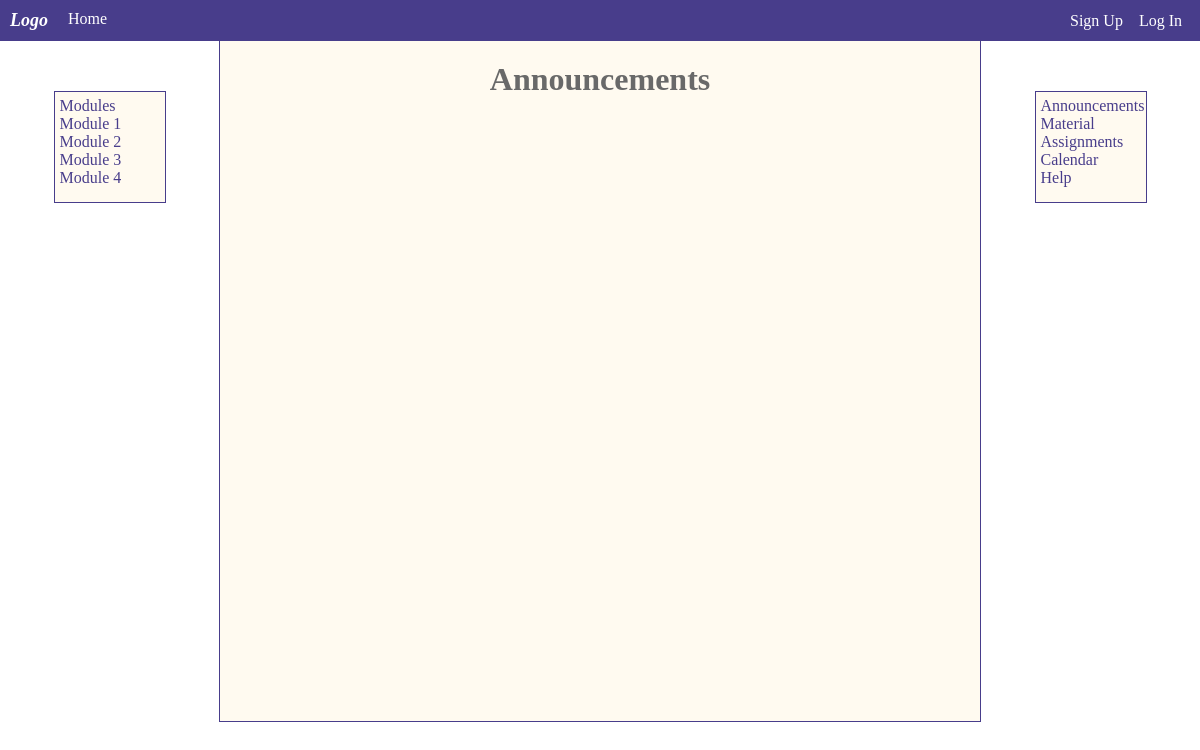
The page /blog/ on the database as committed earlier.
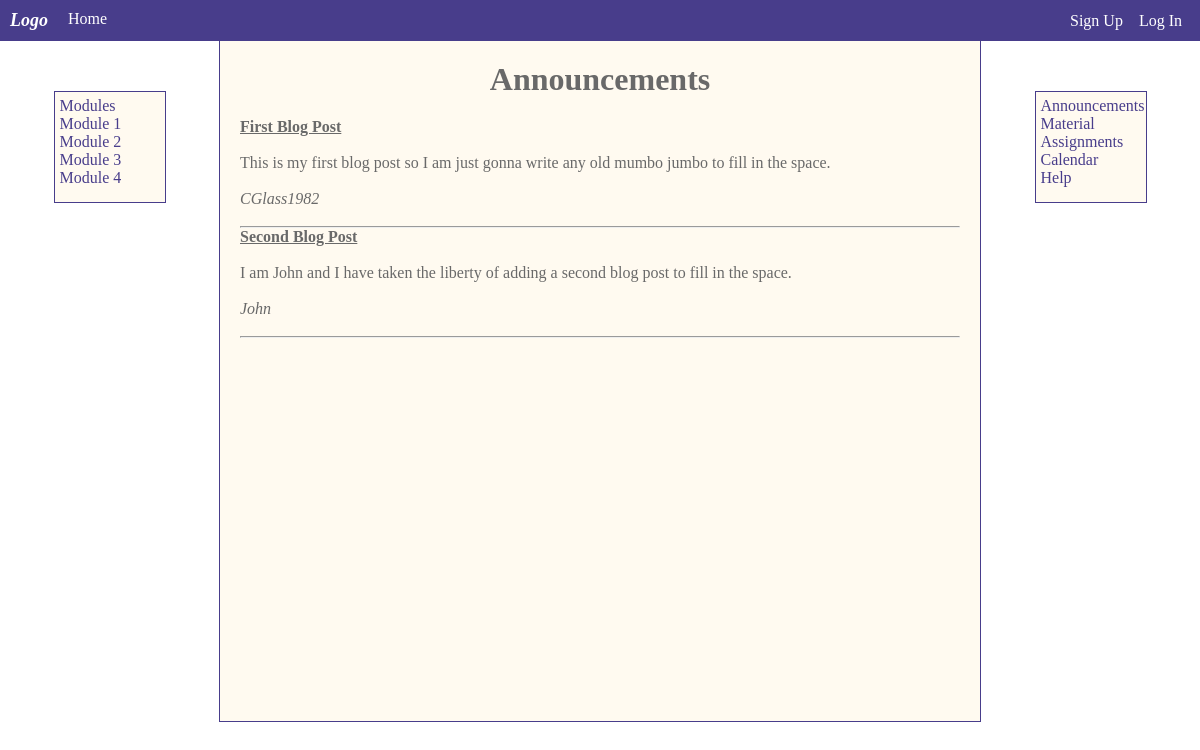
The same page on the database as committed later.
### posts/models.py (models this page shows, shortened)
class Post(models.Model):
    title = models.CharField(max_length=200)
    author = models.ForeignKey(
        'auth.User',
        on_delete=models.CASCADE,
    )
    text = models.TextField()

### posts/views.py (the view)
# urls.py: path('blog/', BlogView.as_view(), name='blog')
class BlogView(ListView):
    model = Post
    template_name = 'blog.html'
    context_object_name = 'blog_posts'

### templates/blog.html
{% extends 'base.html' %}
{% block content %}
    <h1>Announcements</h1>
    <table>
    {% for post in blog_posts %}
        <tr>
            <ul style="list-style: none">
                <li style="text-decoration: underline"><strong>{{ post.title }}</strong></li>
                <br>
                <li>{{ post.text }}</li>
                <br>
                <li><i>{{ post.author }}</i></li>
                <br>
            </ul>
        </tr>
        <hr>
    {% endfor %}
    </table>
{% endblock %}

Rows that differ between the two databases and show on the page:
now on this page (row edited): Post: title "First Blog Post", text "This is my first blog post so I am just gonna write any old mumbo jumbo to fill in the space.", author "CGlass1982"
now on this page (row edited): Post: title "Second Blog Post", text "I am John and I have taken the liberty of adding a second blog post to fill in the space.", author "John"
